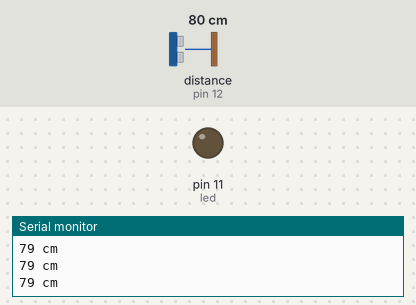
A sketch run on a simulated Arduino Uno, built with avr-gcc and run on an emulated ATmega328P. Parts: output pins drawn as LEDs (lit = HIGH), the last lines printed to the serial monitor. Wiring (inferred from the names in the program): ultrasonic range finder: trigger pin 13; echo pin 12. The test bench sets the inputs (shaded band); at power-on: distance to the obstacle (sensor on pin 12) 80 cm. The echo pulse lasts 58.3 µs per cm; pins used as bus, display or sensor lines are not drawn.

Above: at 1.3 s.
1.4 s: distance to the obstacle (sensor on pin 12) set to 12 cm
2.9 s: distance to the obstacle (sensor on pin 12) set to 9 cm
At 3.6 s:
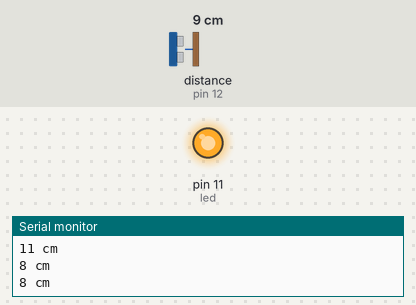
4.5 s: distance to the obstacle (sensor on pin 12) set to 18 cm
At 5.0 s:
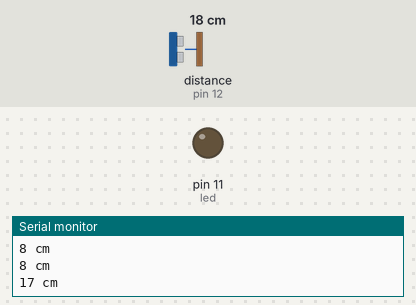
6.0 s: distance to the obstacle (sensor on pin 12) set to 2 cm
At 7.5 s:
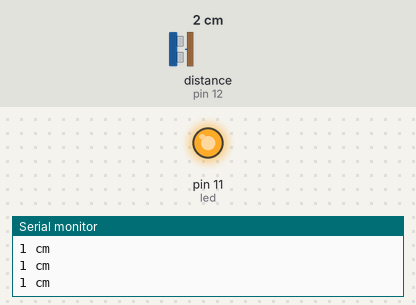
Timing chart, 0 to 8.5 s (numbered marks = the images above; inputs shaded):
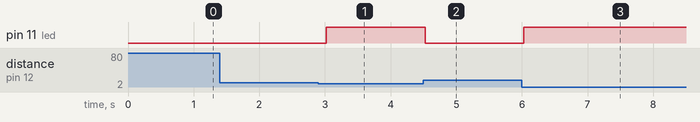

The sketch:

DistanceSensorTest.ino
```cpp
//File found online to quickly test the distance sensor

#define trigPin 13

#define echoPin 12

#define led 11

void setup()

{ Serial.begin (9600);

pinMode(trigPin, OUTPUT);

pinMode(echoPin, INPUT);

pinMode(led, OUTPUT);

}

void loop()

{ long duration, distance;

digitalWrite(trigPin, LOW);

delayMicroseconds(2);

digitalWrite(trigPin, HIGH);

delayMicroseconds(10);

digitalWrite(trigPin, LOW);

duration = pulseIn(echoPin, HIGH);

distance = (duration/2) / 29.1;

if (distance < 10)

{ digitalWrite(led,HIGH);

}

else {

digitalWrite(led,LOW);

}

Serial.print(distance);

Serial.println(" cm");

delay(500);

}
```

Measured:
- the behaviour switches between 11 and 10 cm on distance to the obstacle (sensor on pin 12) (found by bisection; images 0 and 1)
- after the input at 2.9 s, pin 11 (led): LOW → HIGH after 0.12 s
- after the input at 4.5 s, pin 11 (led): HIGH → LOW at once
- after the input at 6.0 s, pin 11 (led): LOW → HIGH at once
